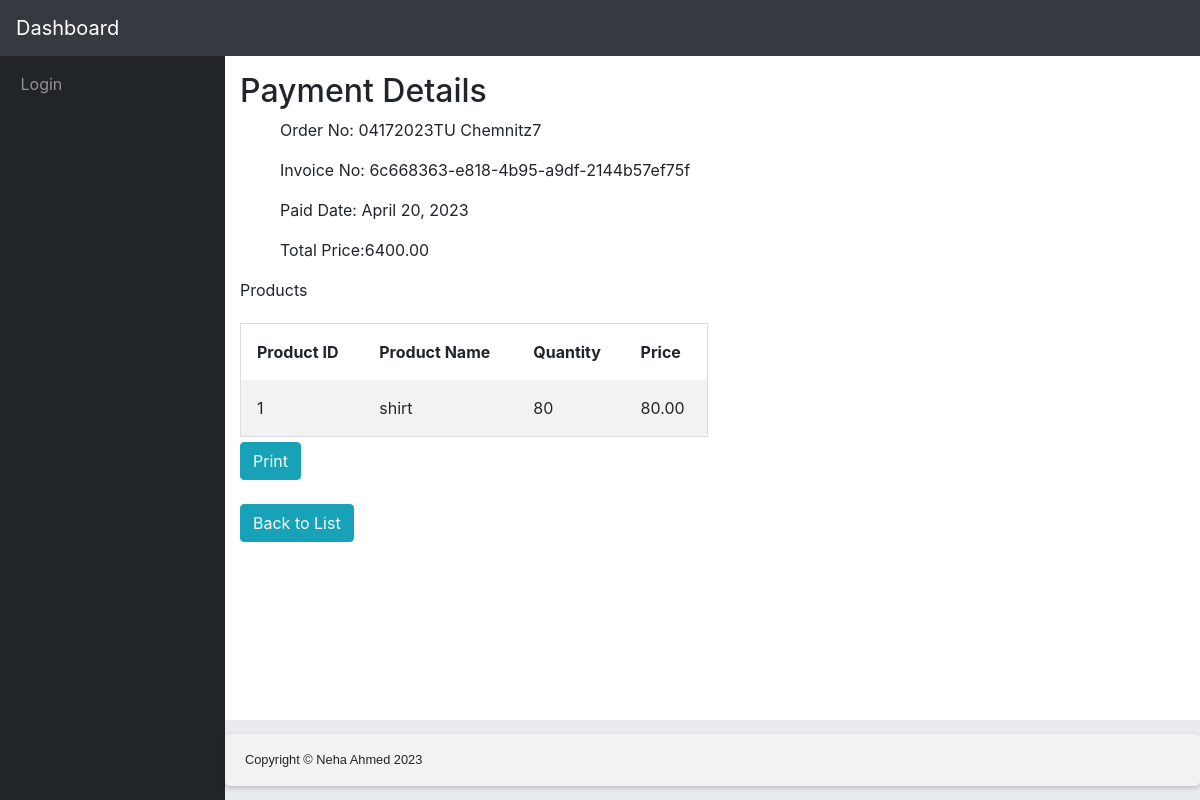
/payments/view/1/, run on the app's committed database.
### payment/models.py (models this page shows)
class Payment(models.Model):
    order_no = models.CharField(max_length=50)
    invoice_no = models.CharField(max_length=50)
    total_price = models.DecimalField(max_digits=10, decimal_places=2)
    payment_status = models.BooleanField()
    paid_date = models.DateField(null=True, blank=True, default=None)

### product/models.py (models this page shows, shortened)
class Product(models.Model):
    PRODUCT_CHOICES = [
        ('shirt', 'Shirt'),
        ('pants', 'Pants'),
        ('shoes', 'Shoes'),
    ]
    GENDER_CHOICES = [
        ('men', 'Men'),
        ('women', 'Women'),
        ('unisex', 'Unisex'),
    ]
    SIZE_CHOICES = [
        ('s', 'S'),
        ('m', 'M'),
        ('l', 'L'),
    ]
    COLOR_CHOICES = [
        ('red', 'Red'),
        ('green', 'Green'),
        ('blue', 'Blue'),
    ]
    REGION_CHOICES = [
        ('A', 'Asia'),
        ('US', 'USA'),
        ('EU', 'Europe'),
    ]
    product_name = models.CharField(choices=PRODUCT_CHOICES, max_length=50, default="shirt")
    gender = models.CharField(choices=GENDER_CHOICES, max_length=10, default="men")
    size_chart = models.CharField(choices=SIZE_CHOICES, max_length=5,default="s")
    color_chart = models.CharField(choices=COLOR_CHOICES, max_length=10, default="Asia")
    region_chart = models.CharField(choices=REGION_CHOICES, max_length=10, default="red")
    fabric_description = models.TextField()
    order_no = models.CharField(max_length=50)
    other_descriptions = models.TextField()
    quantity = models.PositiveIntegerField()
    unit_price = models.DecimalField(max_digits=10, decimal_places=2)
    contact_person = models.CharField(max_length=100)

### payment/views.py (the view)
# urls.py: path('view/<int:pk>/', views.payment_detail, name='view_payment'),
def payment_detail(request, pk):
    payment = get_object_or_404(Payment, id=pk)
    products = Product.objects.filter(order_no=payment.order_no)
    return render(request, 'payment/payment_details.html', {'payment': payment, 'products':products})

### templates/payment/payment_details.html (shortened to what this page needs)
{% extends 'base.html' %}
{% block content %}
<div id="printable-div">
  <!DOCTYPE html>
  <html>
  <head>
  </head>
  <div id="printableArea">
  <h2>Payment Details</h2>
    <ul>Order No: {{payment.order_no}}</ul>
    <ul>Invoice No: {{payment.invoice_no}}</ul>
    <ul>Paid Date: {{payment.paid_date}}</ul>
    <ul>Total Price:{{payment.total_price}}</ul>
  <p>Products</p>
  <div class="row">
    {% for product in products %}
    {% if forloop.counter|divisibleby:2 %}
    <div class="column">
      <table>
        <tr>
          <th>Product ID</th>
          <th>Product Name</th>
          <th>Quantity</th>
          <th>Price</th>
        </tr>
        <tr>
          <td>{{ product.id}}</td>
          <td>{{ product.product_name}}</td>
          <td>{{ product.quantity }}</td>
          <td>{{ product.unit_price}}</td>
        </tr>
      </table>
    </div>
    {% else %}
    <div class="column">
      <table>
        <tr>
          <th>Product ID</th>
          <th>Product Name</th>
          <th>Quantity</th>
          <th>Price</th>
        </tr>
        <tr>
          <td>{{ product.id}}</td>
          <td>{{ product.product_name}}</td>
          <td>{{ product.quantity }}</td>
          <td>{{ product.unit_price}}</td>
        </tr>
      </table>
    </div>
    {% endif %}
    {% endfor %}
  </div>
</div>
</div>
  <button onclick="PrintElem('printableArea')" id="printButton" class="btn btn-info">Print</button>
<br>
<br>
<a href="{% url 'payment_list' %}" class="btn btn-info">Back to List</a>
{% endblock %}

### static/css/form-css.css (style rules this page uses)
* { box-sizing: border-box; }

### templates/payment/payment_details.html (style rules this page uses)
* { box-sizing: border-box; }
.row { margin-left:-5px; margin-right:-5px; }
.column { float: left; width: 50%; padding: 5px; }
.row::after { content: ""; clear: both; display: table; }
table { border-collapse: collapse; border-spacing: 0; width: 100%; border: 1px solid #ddd; }
th, td { text-align: left; padding: 16px; }
tr:nth-child(even) { background-color: #f2f2f2; }

### data on the page
Payment: order_no "04172023TU Chemnitz7", invoice_no "6c668363-e818-4b95-a9df-2144b57ef75f", paid_date "April 20, 2023", total_price "6400.00"
Product: id "1", product_name "shirt", quantity "80", unit_price "80.00"
